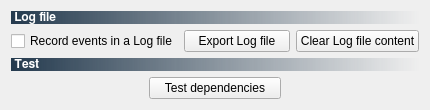
         <widget class="QWidget" name="page">
          <property name="geometry">
           <rect>
            <x>0</x>
            <y>0</y>
            <width>430</width>
            <height>104</height>
           </rect>
          </property>
          <attribute name="label">
           <string>Debug</string>
          </attribute>
          <layout class="QGridLayout" name="gridLayout_56">
           <item row="0" column="0">
            <layout class="QGridLayout" name="gridLayout_7">
             <item row="1" column="0">
              <widget class="QCheckBox" name="log_checkBox">
               <property name="toolTip">
                <string>&lt;html&gt;&lt;head/&gt;&lt;body&gt;&lt;p&gt;Enable/Disable the Log of events&lt;/p&gt;&lt;/body&gt;&lt;/html&gt;</string>
               </property>
               <property name="text">
                <string>Record events in a Log file</string>
               </property>
               <property name="checked">
                <bool>false</bool>
               </property>
               <property name="tristate">
                <bool>false</bool>
               </property>
              </widget>
             </item>
             <item row="1" column="1">
              <widget class="QPushButton" name="exportLog_Button">
               <property name="toolTip">
                <string>&lt;html&gt;&lt;head/&gt;&lt;body&gt;&lt;p&gt;Export the Log file&lt;/p&gt;&lt;/body&gt;&lt;/html&gt;</string>
               </property>
               <property name="text">
                <string>Export Log file</string>
               </property>
              </widget>
             </item>
             <item row="1" column="2">
              <widget class="QPushButton" name="clearLog_Button">
               <property name="toolTip">
                <string>&lt;html&gt;&lt;head/&gt;&lt;body&gt;&lt;p&gt;Clear the Log file content&lt;/p&gt;&lt;/body&gt;&lt;/html&gt;</string>
               </property>
               <property name="text">
                <string>Clear Log file content</string>
               </property>
              </widget>
             </item>
             <item row="0" column="0" colspan="3">
              <widget class="QLabel" name="label_30">
               <property name="font">
                <font>
                 <family>FreeSans</family>
                 <weight>75</weight>
                 <bold>true</bold>
                </font>
               </property>
               <property name="styleSheet">
                <string notr="true">background-color : qlineargradient(spread:pad, x1:0, y1:0, x2:1, y2:0, stop:0 #243a4e, stop:1 rgba(0, 0, 0, 0)); color : white</string>
               </property>
               <property name="text">
                <string> Log file</string>
               </property>
              </widget>
             </item>
            </layout>
           </item>
           <item row="1" column="0">
            <layout class="QGridLayout" name="gridLayout_55">
             <item row="0" column="0" colspan="3">
              <widget class="QLabel" name="label_43">
               <property name="font">
                <font>
                 <family>FreeSans</family>
                 <weight>75</weight>
                 <bold>true</bold>
                </font>
               </property>
               <property name="styleSheet">
                <string notr="true">background-color : qlineargradient(spread:pad, x1:0, y1:0, x2:1, y2:0, stop:0 #243a4e, stop:1 rgba(0, 0, 0, 0)); color : white</string>
               </property>
               <property name="text">
                <string> Test</string>
               </property>
              </widget>
             </item>
             <item row="1" column="1">
              <widget class="QPushButton" name="test_dependencies_Button">
               <property name="toolTip">
                <string>&lt;html&gt;&lt;head/&gt;&lt;body&gt;&lt;p&gt;Test dependencies&lt;/p&gt;&lt;/body&gt;&lt;/html&gt;</string>
               </property>
               <property name="text">
                <string>Test dependencies</string>
               </property>
              </widget>
             </item>
            </layout>
           </item>
           <item row="2" column="0">
            <spacer name="verticalSpacer_10">
             <property name="orientation">
              <enum>Qt::Vertical</enum>
             </property>
             <property name="sizeHint" stdset="0">
              <size>
               <width>20</width>
               <height>40</height>
              </size>
             </property>
            </spacer>
           </item>
          </layout>
         </widget>
